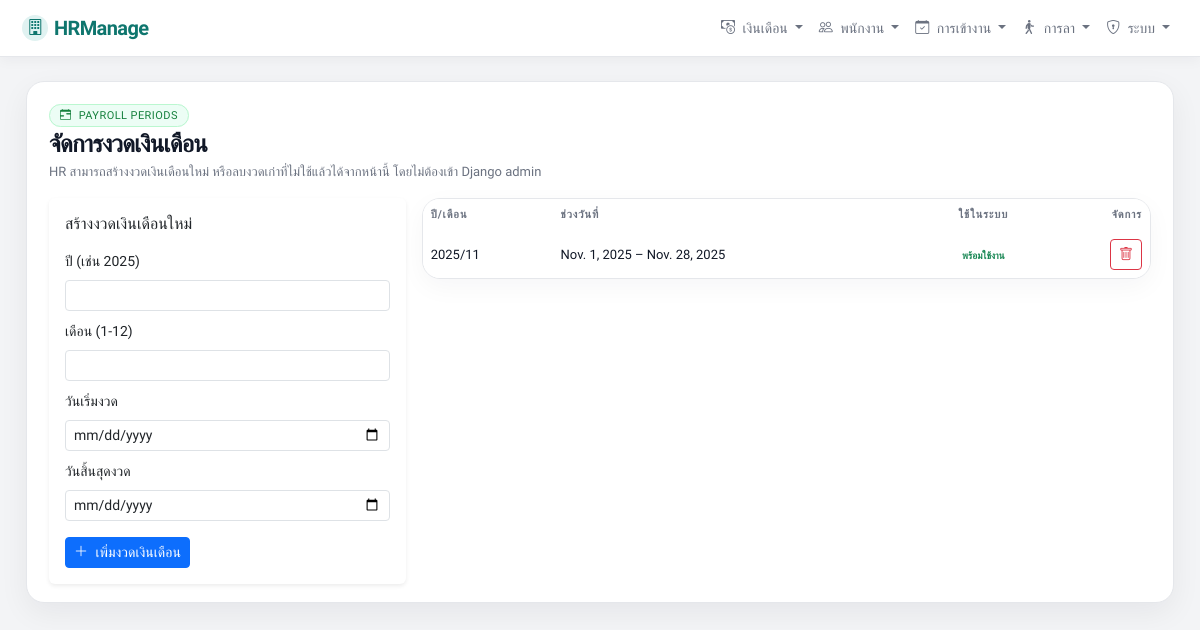
Screenshot of /hr/hr/payroll/periods/ (signed in) with the database file from the repository.
### app_hr/models.py (models this page shows, shortened)
class PayrollPeriod(models.Model):
    month = models.IntegerField()   # 1-12
    year = models.IntegerField()
    start_date = models.DateField()
    end_date = models.DateField()
    is_closed = models.BooleanField(default=False, verbose_name="ปิดรอบแล้วหรือไม่")
    created_at = models.DateTimeField(auto_now_add=True)
    created_by = models.ForeignKey(
        User,
        on_delete=models.SET_NULL,
        null=True,
        blank=True,
        related_name='created_payroll_periods'
    )
    class Meta:
        unique_together = ('month', 'year')
        ordering = ['-year', '-month']

### app_hr/views.py (the view)
# urls.py: path('hr/payroll/periods/', views.payroll_period_list_view, name='payroll_periods'),
@hr_required
def payroll_period_list_view(request):
    periods = PayrollPeriod.objects.all().order_by('-year', '-month')
    if request.method == 'POST':
        if 'add_period' in request.POST:
            form = PayrollPeriodForm(request.POST)
            if form.is_valid():
                form.save()
                messages.success(request, "สร้างงวดเงินเดือนใหม่เรียบร้อยแล้ว")
                return redirect('app_hr:payroll_periods')
        elif 'delete_period_id' in request.POST:
            period_id = request.POST.get('delete_period_id')
            if period_id:
                PayrollPeriod.objects.filter(id=period_id).delete()
                messages.success(request, "ลบงวดเงินเดือนเรียบร้อยแล้ว")
                return redirect('app_hr:payroll_periods')
        else:
            form = PayrollPeriodForm(request.POST or None)
    else:
        form = PayrollPeriodForm()
    context = {
        'form': form,
        'periods': periods,
    }
    return render(request, 'app_hr/payroll_periods.html', context)

### app_hr/forms.py (shortened to what this page needs)
class PayrollPeriodForm(forms.ModelForm):
    class Meta:
        model = PayrollPeriod
        fields = ['year', 'month', 'start_date', 'end_date']
        labels = {
            'year': 'ปี',
            'month': 'เดือน',
            'start_date': 'วันเริ่มงวด',
            'end_date': 'วันสิ้นสุดงวด',
        }
        widgets = {
            'year': forms.NumberInput(attrs={'class': 'form-control form-control-sm', 'min': 2000}),
            'month': forms.NumberInput(attrs={'class': 'form-control form-control-sm', 'min': 1, 'max': 12}),
            'start_date': forms.DateInput(attrs={'type': 'date', 'class': 'form-control form-control-sm'}),
            'end_date': forms.DateInput(attrs={'type': 'date', 'class': 'form-control form-control-sm'}),
        }

### app_hr/views.py (called while the page is built)
def hr_required(view_func):
    decorated_view_func = login_required(
        user_passes_test(
            lambda u: u.is_staff or u.is_superuser,
        )(view_func)
    )
    return decorated_view_func

### app_hr/templates/app_hr/payroll_periods.html (shortened to what this page needs)
{% extends 'app_hr/hr_base.html' %}
{% block content %}
<div class="card-soft mb-3">
  <div class="card-soft-inner">
    <div class="d-flex flex-column flex-md-row justify-content-between gap-3 align-items-md-center mb-3">
      <div>
        <span class="badge-pill pill-success mb-1">
          <i class="bi bi-calendar-range me-1"></i> Payroll Periods
        </span>
        <div class="page-title mb-0">
          จัดการงวดเงินเดือน
        </div>
        <div class="page-subtitle">
          HR สามารถสร้างงวดเงินเดือนใหม่ หรือลบงวดเก่าที่ไม่ใช้แล้วได้จากหน้านี้ โดยไม่ต้องเข้า Django admin
        </div>
      </div>
    </div>
    <div class="row g-3">
      <div class="col-md-4">
        <div class="card border-0 shadow-sm h-100">
          <div class="card-body">
            <h2 class="h6 mb-3">สร้างงวดเงินเดือนใหม่</h2>
            <form method="post">
              <div class="mb-2">
                <label class="form-label small">ปี (เช่น 2025)</label>
                {{ form.year }}
              </div>
              <div class="mb-2">
                <label class="form-label small">เดือน (1-12)</label>
                {{ form.month }}
              </div>
              <div class="mb-2">
                <label class="form-label small">วันเริ่มงวด</label>
                {{ form.start_date }}
              </div>
              <div class="mb-3">
                <label class="form-label small">วันสิ้นสุดงวด</label>
                {{ form.end_date }}
              </div>
              <button type="submit" class="btn btn-primary btn-sm">
                <i class="bi bi-plus-lg me-1"></i> เพิ่มงวดเงินเดือน
              </button>
            </form>
          </div>
        </div>
      </div>
      <div class="col-md-8">
        <div class="table-shell">
          <div class="table-responsive">
            <table class="table table-borderless mb-0 align-middle">
              <thead>
                <tr>
                  <th>ปี/เดือน</th>
                  <th>ช่วงวันที่</th>
                  <th class="text-center">ใช้ในระบบ</th>
                  <th class="text-end">จัดการ</th>
                </tr>
              </thead>
              <tbody>
                {% for p in periods %}
                  <tr>
                    <td>{{ p.year }}/{{ p.month }}</td>
                    <td>{{ p.start_date }} – {{ p.end_date }}</td>
                    <td class="text-center">
                      <span class="badge text-bg-success-subtle text-success">
                        พร้อมใช้งาน
                      </span>
                    </td>
                    <td class="text-end">
                      <form method="post" style="display:inline-block;">
                        <button type="submit" class="btn btn-sm btn-outline-danger"
                                onclick="return confirm('ลบงวดเงินเดือนนี้?\\nถ้ามีสลิปที่อ้างถึงงวดนี้อยู่ จะต้องตรวจสอบผลกระทบด้วย');">
                          <i class="bi bi-trash"></i>
                        </button>
                      </form>
                    </td>
                  </tr>
                {% empty %}
                  <tr>
                    <td colspan="4" class="text-center text-muted py-3">
                      ยังไม่มีงวดเงินเดือนในระบบ
                    </td>
                  </tr>
                {% endfor %}
              </tbody>
            </table>
          </div>
        </div>
      </div>
    </div>
  </div>
</div>
{% endblock %}

### app_hr/templates/app_hr/hr_base.html (style rules this page uses)
:root { --brand: #0f766e; --brand-soft: #e0f2f1; --bg: #f3f4f6; --card: #ffffff; --border-soft: #e5e7eb; --text-main: #111827; --text-muted: #6b7280; }
* { box-sizing: border-box; }
body { min-height: 100vh; margin: 0; background: var(--bg); color: var(--text-main); font-family: "Prompt", system-ui, -apple-system, BlinkMacSystemFont, "Segoe UI", sans-serif; }
.card-soft { background: var(--card); border-radius: 18px; border: 1px solid var(--border-soft); box-shadow: 0 10px 30px rgba(15, 23, 42, 0.06); }
.card-soft-inner { padding: 18px 18px 16px; }
@media (min-width: 768px) { .card-soft-inner { padding: 20px 22px 18px; } }
.badge-pill { border-radius: 999px; padding: 4px 10px; font-size: 11px; letter-spacing: 0.04em; text-transform: uppercase; }
.pill-success { background: #ecfdf5; color: #15803d; border: 1px solid #bbf7d0; }
.page-title { font-weight: 700; letter-spacing: -0.03em; font-size: clamp(18px, 2.4vw, 24px); margin-bottom: 4px; color: var(--text-main); }
.page-subtitle { color: var(--text-muted); font-size: 13px; }
.table-shell { border-radius: 18px; border: 1px solid var(--border-soft); background: #ffffff; overflow: hidden; box-shadow: 0 8px 26px rgba(15, 23, 42, 0.04); }
.table thead { background: #f9fafb; }
.table thead th { border-bottom-color: var(--border-soft) !important; font-size: 11px; text-transform: uppercase; letter-spacing: 0.08em; color: var(--text-muted); white-space: nowrap; }
.table tbody td { border-color: #f3f4f6; font-size: 13px; color: var(--text-main); vertical-align: middle; }

### rows the page displays
PayrollPeriod: year "2025", month "11", start_date "Nov. 1, 2025", end_date "Nov. 28, 2025"
